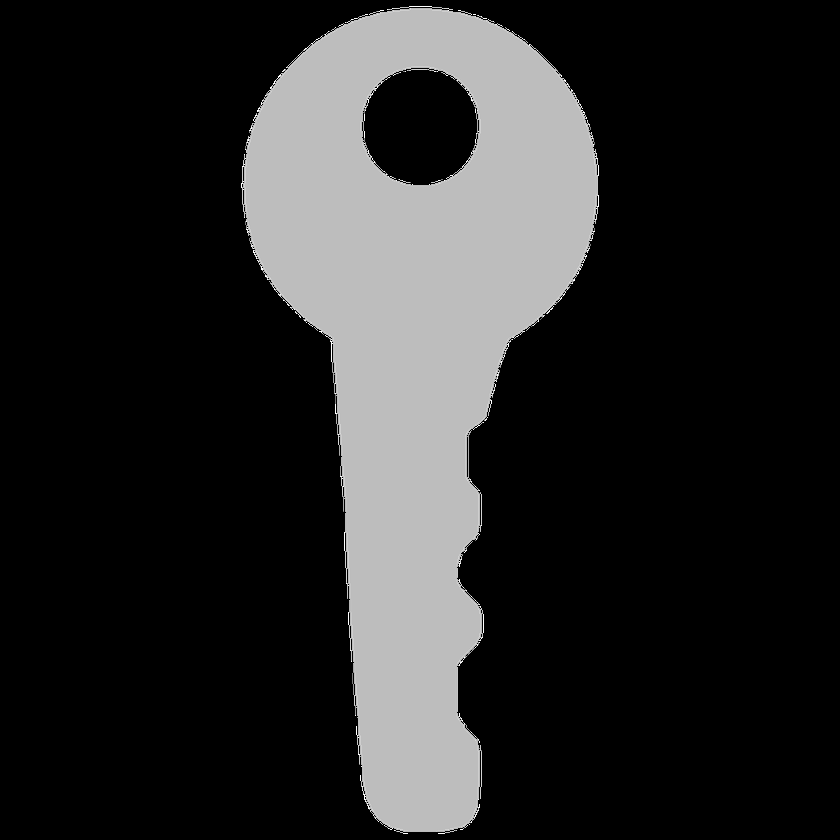
//> input picture BDAplus/BDAplus/schemaspy/images/foreignKey.png, 840 x 840 px, shrunk from 1044 x 1044 before the run, given in place of the camera
$ ./hough   (built with g++ and OpenCV 4)
//> lines starting //> are read from the running program, lines starting //| are printed output that depends on the picture; after the words box and inside, x2 and y2 are one past the last pixel; in counts of white or black regions, pixels touching at a corner belong together
#include <opencv2/opencv.hpp>
#include <cmath>
using namespace cv;
int p = 0;
void hough(Mat image, float angle_step, int* res_rho, float* res_theta) {
	int size = 180.0 / angle_step;
	int max_len = max(image.rows, image.cols);
	Mat *acc = new Mat(max_len, size, sizeof(int));

	for(int y = 0; y < image.rows; y++) {
		for(int i = 0; i < size; i++) {
			acc->at<int>(Point(y, i)) = 0;
		}
	}


	for(int y = 0; y < image.rows; y++) {
		for(int x = 0; x < image.cols; x++) {
			for(int i = 0; i < size; i++) {
				if(image.at<int>(Point(x, y)) > 0) {
					int theta = i * angle_step * (M_PI / 180);
					float rho = x * sin(theta) + y * cos(theta);
					acc->at<int>(Point(floor(rho), i))++;
				}
			}
		}
	}
	// [11 lines of commented-out code are left out]
	int cur_max = 0;
	for(int y = 0; y < max_len; y++) {
		for(int i = 0; i < size; i++) {
			int cur_val = acc->at<int>(Point(y, i));
			if(cur_val > cur_max) {
				cur_max = cur_val;

				*res_rho = y;
				*res_theta = i * angle_step;
			}
		}
	}
}

// [45 lines left out: function canny, not called in this run]

// [39 lines of commented-out code are left out]

int main(int, char**) {
	VideoCapture cap(0);
	if(!cap.isOpened()) {
		printf("Error !!");


		return -1;
	}

	Mat edges;
	namedWindow("Edge detection", 1);
	for(;;) {
		Mat frame;
		cap >> frame;
//> frame is the input picture: 840 rows x 840 cols, CV_8UC3; min 0, max 255, mean 40

		cvtColor(frame, edges, CV_RGB2GRAY);
		GaussianBlur(edges, edges, Size(7, 7), 1.5, 1.5);
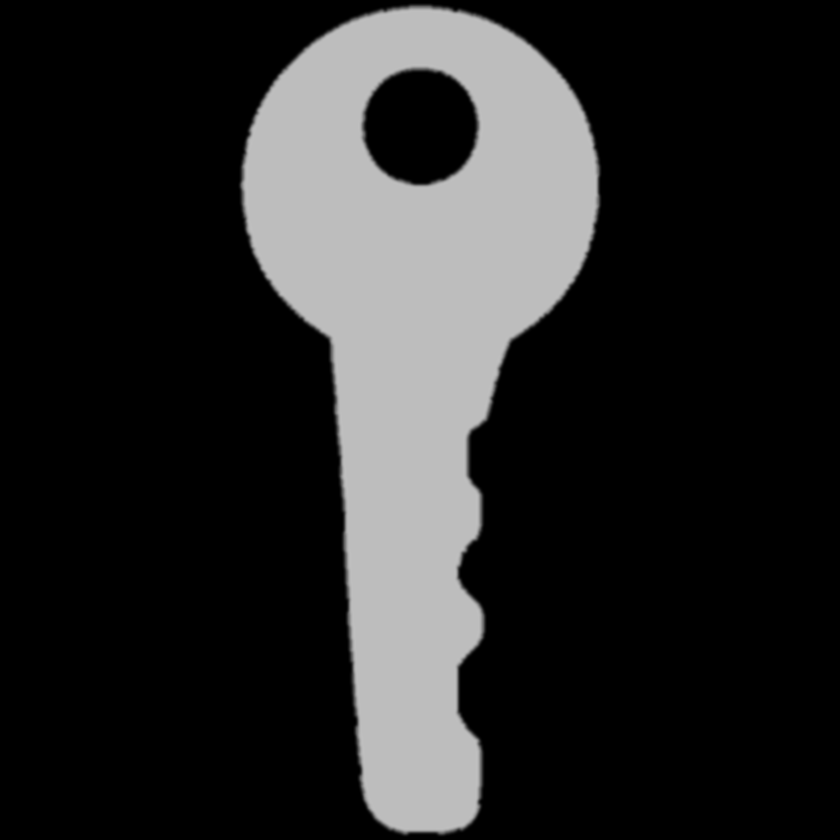
//> edges: 840 rows x 840 cols, CV_8UC1; min 0, max 191, mean 40
		Canny(edges, edges, 0, 30, 3);
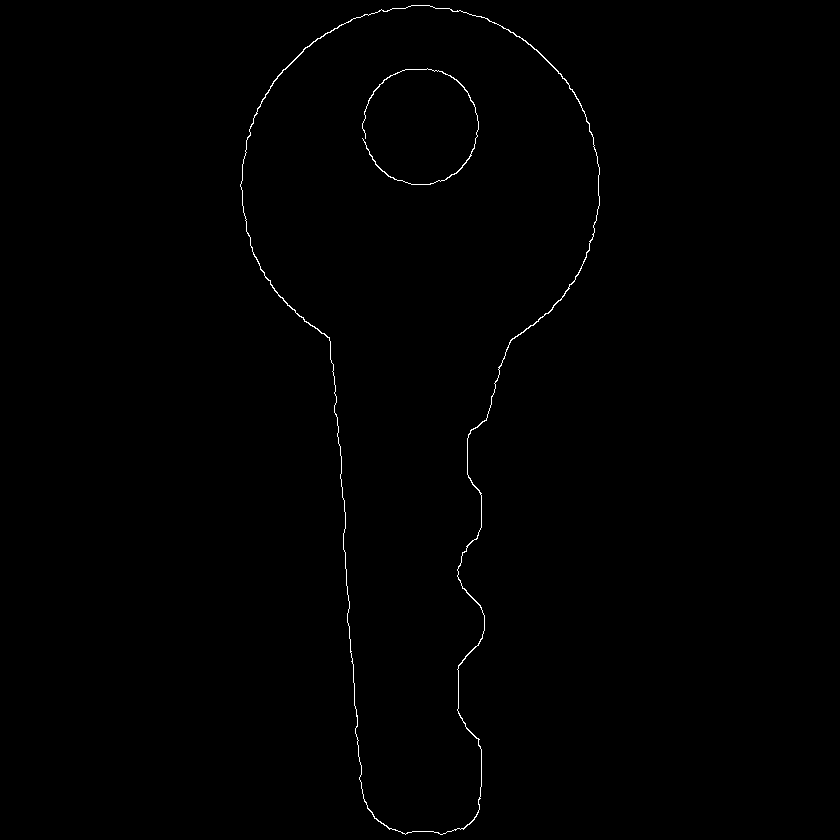
//> edges: 840 rows x 840 cols, CV_8UC1; 0.4% white in thin lines or dots, all inside (x1, y1, x2, y2) = (240, 5, 600, 835)
		int rho;
		float theta;

		hough(edges, 10, &rho, &theta);
//> the loop in hough, `for(int y = 0; y < max_len; y++)` made 840 passes
//> cur_max on passes 1 to 3: 118, 122, 129
//> after the loop in hough, `for(int y = 0; y < max_len; y++)`: cur_max = 161
//> rho = 341; theta = 170

		Point p1, p2;

		p1.x = rho / sin(theta * (M_PI / 180)); p1.y = 0;
//> after `p1.x = rho / sin(theta *(M_PI / 180))`: p1 = Point(1963, 0)
		p2.x = 0;                               p2.y = -rho / cos(theta * (M_PI / 180));
//> after `p2.y = - rho / cos(theta *(M_PI / 180))`: p2 = Point(0, 346)

		printf("%d %g\n", rho, theta);
//| 341 170
		printf("%d %d %d %d\n", p1.x, p1.y, p2.x, p2.y);
//| 1963 0 0 346

		line(edges, p1, p2, Scalar(255, 255, 255), 3, CV_AA);
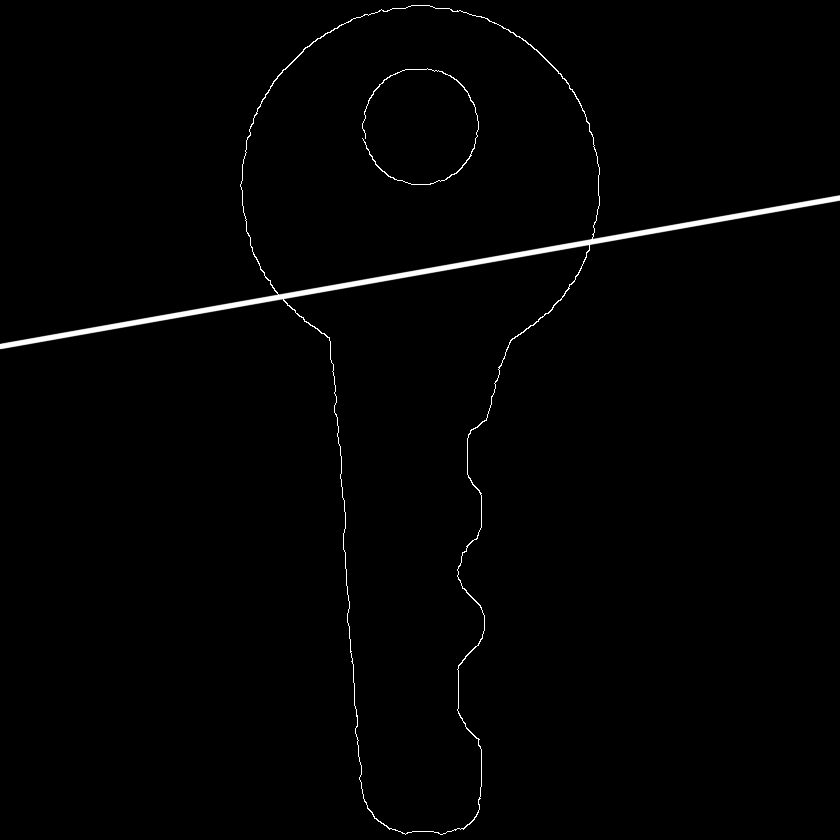
//> edges: 840 rows x 840 cols, CV_8UC1; 0.84% of pixels changed, all inside (x1, y1, x2, y2) = (0, 195, 840, 350)
		imshow("Edge detection", edges);

		if(waitKey(33) == 27) break;
//> the Esc key is pressed

	}
	return 0;
}
